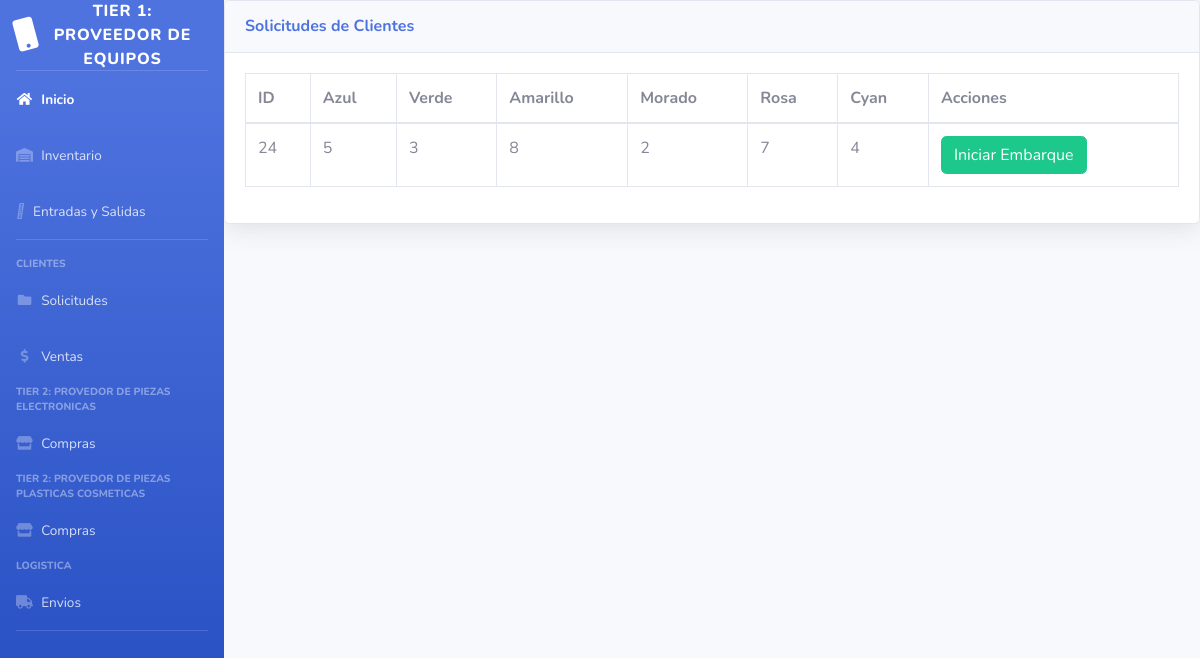
The page /clientrequest/ on the database its author committed.
### productos/models.py (models this page shows, shortened)
class Solicitud(models.Model):
    carcasa_color_azul = models.IntegerField()
    carcasa_color_verde = models.IntegerField()
    carcasa_color_amarillo = models.IntegerField()
    carcasa_color_morado = models.IntegerField()
    carcasa_color_rosa = models.IntegerField()
    carcasa_color_cyan = models.IntegerField()

### productos/views.py (the view, shortened to what this page needs)
# urls.py: path('clientrequest/', views.client_request, name='client_request'),
@csrf_exempt
def client_request(request):
    solicitudes = Solicitud.objects.all()
    context = {"datos": solicitudes}
    return render(request, "clientrequest.html", context)

### productos/templates/clientrequest.html (shortened to what this page needs)
{% load static %}
<!DOCTYPE html>
<html lang="en">
<head>
    <link href="{% static 'css/sb-admin-2.min.css' %}" rel="stylesheet" type="text/css">
    <link rel="stylesheet" href="https://cdnjs.cloudflare.com/ajax/libs/font-awesome/5.15.3/css/all.min.css">
</head>
<body id="page-top">
    <div id="wrapper">
        <ul class="navbar-nav bg-gradient-primary sidebar sidebar-dark accordion" id="accordionSidebar">
            <a class="sidebar-brand d-flex align-items-center justify-content-center" href="/">
                <div class="sidebar-brand-icon rotate-n-15">
                    <i class="fas fa-mobile"></i>
                </div>
                <div class="sidebar-brand-text mx-3">Tier 1: Proveedor de Equipos</div>
            </a>
            <hr class="sidebar-divider my-0">
            <li class="nav-item active">
                <a class="nav-link" href="/">
                    <i class="fas fa-fw fa-home"></i>
                    <span>Inicio</span></a>
            </li>
            <li class="nav-item">
                <a class="nav-link collapsed" href="/warehouse">
                    <i class="fas fa-fw fa-warehouse"></i>
                    <span>Inventario</span>
                </a>
            </li>
            <li class="nav-item">
                <a class="nav-link collapsed" href="/entryexit">
                  <i class="fa-solid fa-door-open"></i>
                  <span>Entradas y Salidas</span>
                </a>
              </li>
            <hr class="sidebar-divider">
            <div class="sidebar-heading">
                Clientes
            </div>
            <li class="nav-item">
                <a class="nav-link collapsed" href="/clientrequest">
                    <i class="fas fa-fw fa-folder"></i>
                    <span>Solicitudes</span>
                </a>
            </li>
            <li class="nav-item">
                <a class="nav-link collapsed" href="/clientsell">
                    <i class="fas fa-fw fa-dollar-sign"></i>
                    <span>Ventas</span>
                </a>
            </li>
            <div class="sidebar-heading">
                Tier 2: Provedor de piezas Electronicas
            </div>
            <li class="nav-item">
                <a class="nav-link collapsed" href="/t2pesell">
                    <i class="fas fa-fw fa-store"></i>
                    <span>Compras</span>
                </a>
            </li>
            <div class="sidebar-heading">
                Tier 2: Provedor de piezas plasticas cosmeticas
            </div>
            <li class="nav-item">
                <a class="nav-link collapsed" href="/t2pcsell">
                    <i class="fas fa-fw fa-store"></i>
                    <span>Compras</span>
                </a>
            </li>
            <div class="sidebar-heading">
                Logistica
            </div>
            <li class="nav-item">
                <a class="nav-link collapsed" href="/logship">
                    <i class="fas fa-fw fa-truck"></i>
                    <span>Envios</span>
                </a>
            </li>
            <hr class="sidebar-divider">
        </ul>
        <div id="content-wrapper" class="d-flex flex-column">
            <div class="card shadow mb-4">
                <div class="card-header py-3">
                    <h6 class="m-0 font-weight-bold text-primary">Solicitudes de Clientes</h6>
                </div>
                <div class="card-body">
                    <div class="table-responsive">
                        <table class="table table-bordered" id="dataTable" width="100%" cellspacing="0">
                            <thead>
                                <tr>
                                    <th>ID</th>
                                    <th>Azul</th>
                                    <th>Verde</th>
                                    <th>Amarillo</th>
                                    <th>Morado</th>
                                    <th>Rosa</th>
                                    <th>Cyan</th>
                                    <th>Acciones</th>
                                </tr>
                            </thead>
                            <tbody>
                                {% for solicitudes in datos %}
                                <tr>
                                    <td>{{ solicitudes.id }}</td>
                                    <td>{{ solicitudes.carcasa_color_azul }}</td>
                                    <td>{{ solicitudes.carcasa_color_verde}}</td>
                                    <td>{{ solicitudes.carcasa_color_amarillo }}</td>
                                    <td>{{ solicitudes.carcasa_color_morado }}</td>
                                    <td>{{ solicitudes.carcasa_color_rosa }}</td>
                                    <td>{{ solicitudes.carcasa_color_cyan }}</td>
                                    <td>
                                        <a class="btn btn-success" href="/logship">Iniciar Embarque</a>
                                    </td>
                                </tr>
                                {% endfor %}
                            </tbody>
                        </table>
                    </div>
                </div>
            </div>
        </div>
</body>
</html>

### rows shown on the page
Solicitud: id "24", carcasa_color_azul "5", carcasa_color_verde "3", carcasa_color_amarillo "8", carcasa_color_morado "2", carcasa_color_rosa "7", carcasa_color_cyan "4"
